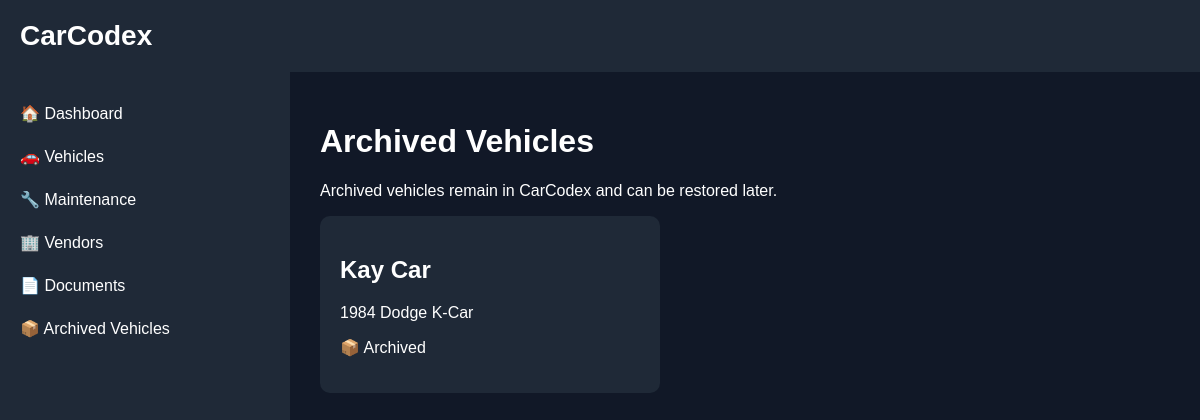
The page /vehicles-archived on the database its author committed.
### backend/models.py (models this page shows)
class Vehicle(Base):
    __tablename__ = "vehicles"
    id = Column(Integer, primary_key=True, index=True)
    nickname = Column(String)
    vin = Column(String)
    year = Column(Integer)
    make = Column(String)
    model = Column(String)
    trim = Column(String)
    current_mileage = Column(Integer)
    archived = Column(
        Boolean,
        default=False
)

### backend/main.py (the view)
@app.get(
    "/vehicles-archived",
    response_class=HTMLResponse
)
def archived_vehicles(
    request: Request
):
    db = SessionLocal()
    vehicles = db.query(
        Vehicle
    ).filter(
        Vehicle.archived == True
    ).all()
    db.close()
    return templates.TemplateResponse(
        request=request,
        name="vehicles_archived.html",
        context={
            "request": request,
            "vehicles": vehicles
        }
    )

### backend/templates/vehicles_archived.html (shortened to what this page needs)
{% extends "base.html" %}
{% block content %}
<h1>Archived Vehicles</h1>
<p>
    Archived vehicles remain in CarCodex and can
    be restored later.
</p>
<div class="vehicle-grid">
    {% for vehicle in vehicles %}
        <a href="/vehicle/{{ vehicle.id }}"
           class="vehicle-link">
            <div class="vehicle-card">
                <h2>{{ vehicle.nickname }}</h2>
                <p>
                    {{ vehicle.year }}
                    {{ vehicle.make }}
                    {{ vehicle.model }}
                </p>
                <p>
                    📦 Archived
                </p>
            </div>
        </a>
    {% endfor %}
</div>
{% endblock %}

### backend/templates/base.html (style rules this page uses)
body { margin: 0; font-family: Arial, sans-serif; background: #111827; color: white; }

### backend/templates/vehicles_archived.html (style rules this page uses)
.vehicle-grid { display: flex; gap: 20px; flex-wrap: wrap; }
.vehicle-link { text-decoration: none; color: inherit; }
.vehicle-card { background: #1f2937; border-radius: 10px; padding: 20px; width: 300px; }

### rows shown on the page
Vehicle: nickname "Kay Car", year "1984", make "Dodge", model "K-Car"
